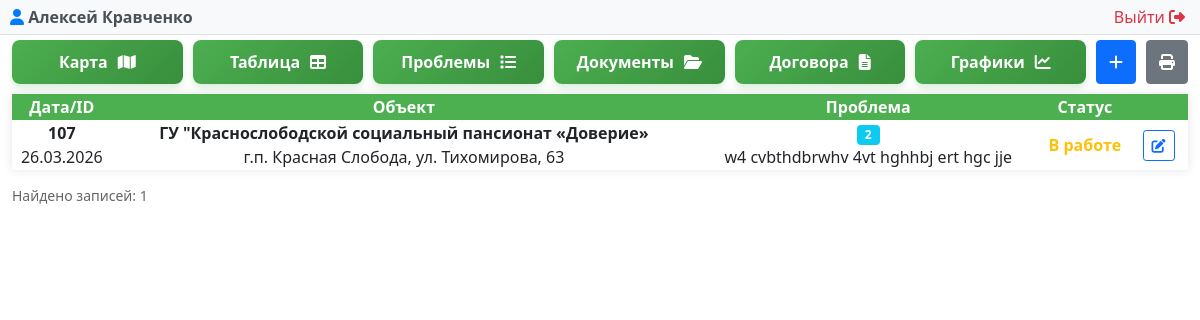
/avr.php (signed in), run on an earlier commit of the app's database.
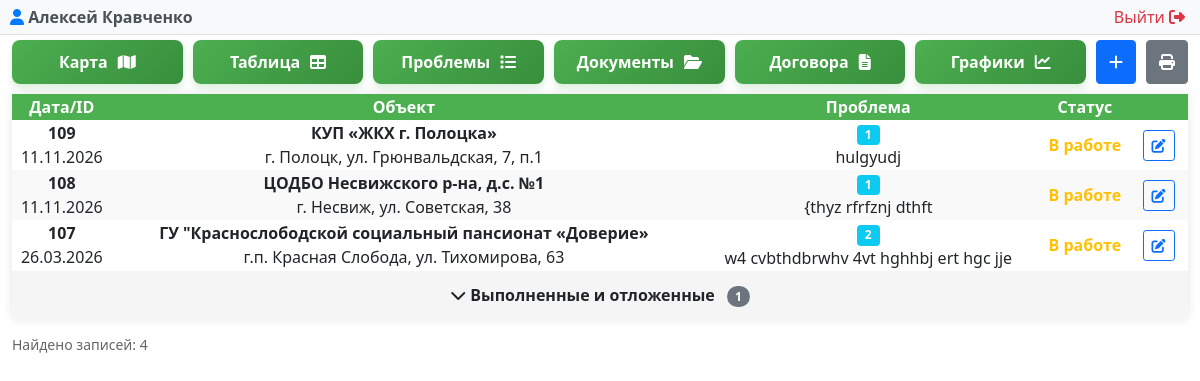
And on a later commit of the database.
### tables this page shows
CREATE TABLE "LIFTEH_avr" ("id" integer NOT NULL PRIMARY KEY AUTOINCREMENT, "insert_date" datetime NOT NULL, "problem" varchar(500) NOT NULL, "work_id" integer NULL, "object_id" bigint NOT NULL REFERENCES "LIFTEH_object" ("id") DEFERRABLE INITIALLY DEFERRED, "user_id" integer NOT NULL REFERENCES "auth_user" ("id") DEFERRABLE INITIALLY DEFERRED, "result" integer NULL);

### avr.php (called while the page is built, shortened)
<?php
require __DIR__ . '/modules/avr/avr.php';

### modules/auth/auth.php (called while the page is built, shortened)
<?php
function getCurrentUser() {
    try {
        $pdo = getDbConnection();
        $stmt = $pdo->prepare("SELECT id, username, email, first_name, last_name, is_superuser, is_staff, is_active, dogovor FROM auth_user WHERE id = ?");
        $stmt->execute([$_SESSION['user_id']]);
        return $stmt->fetch(PDO::FETCH_ASSOC);
    } catch (PDOException $e) {
        error_log("Ошибка получения пользователя: " . $e->getMessage());
        return null;
    }
}
?>

### modules/avr/avr.php (shortened to what this page needs)
<?php
require_once __DIR__ . '/../../modules/auth/auth.php';
$currentUser = getCurrentUser();
try {
    $db = getDbConnection();
    $sql = "SELECT a.*,
                   w.name as work_name,
                   w.quantity,
                   w.unit,
                   o.customer as object_customer,
                   o.address as object_address,
                   (SELECT COUNT(*) FROM LIFTEH_work WHERE avr_id = a.id) as works_count
            FROM LIFTEH_avr a
            LEFT JOIN LIFTEH_work w ON a.work_id = w.id
            LEFT JOIN LIFTEH_object o ON a.object_id = o.id
            ORDER BY a.id DESC";
    $stmt = $db->query($sql);
    $all_avr_records = $stmt->fetchAll(PDO::FETCH_ASSOC);
    $active_records = [];
    $archived_records = [];
    foreach ($all_avr_records as $record) {
        if (in_array($record['result'], ['Выполнено', 'Отложено', 'Отменено'])) {
            $archived_records[] = $record;
        } else {
            $active_records[] = $record;
        }
    }
    $total_records_count = count($all_avr_records);
} catch (PDOException $e) {
    die("Ошибка подключения к базе данных: " . $e->getMessage());
}
?>
<!DOCTYPE html>
<html lang="ru">
    <?php $pageTitle = 'Учет ремонтов'; include __DIR__ . '/../../includes/header.php'; ?>
<body>
<?php include __DIR__ . '/../../modules/admin/user_panel.php'; ?>
<div class="container-fluid">
    <div>
        <div class="controls">
            <div class="button-group">
                <a href="/map.php" class="map-button">
                    <span class="button-text">Карта</span>
                    <i class="fas fa-map"></i>
                </a>
                <a href="/index.php" class="map-button">
                    <span class="button-text">Таблица</span>
                    <i class="fas fa-table"></i>
                </a>
                <a href="/problem.php" class="map-button">
                    <span class="button-text">Проблемы</span>
                    <i class="fas fa-list"></i>
                </a>
                <a href="/document.php" class="map-button">
                    <span class="button-text">Документы</span>
                    <i class="fas fa-folder-open"></i>
                </a>
                <a href="/dogovor.php" class="map-button">
                    <span class="button-text">Договора</span>
                    <i class="fas fa-file-alt"></i>
                </a>
                <a href="/charts.php" class="map-button">
                    <span class="button-text">Графики</span>
                    <i class="fas fa-chart-line"></i>
                </a>
                <button type="button" class="btn btn-primary" onclick="openAddModal()" title="Добавить запись АВР" aria-label="Добавить запись АВР">
                    <i class="fas fa-plus" aria-hidden="true"></i>
                </button>
                <button type="button" class="btn btn-secondary" onclick="printTable()">
                    <i class="fas fa-print"></i>
                </button>
            </div>
            <table id="avrTable">
                <thead>
                    <tr>
                        <th>Дата/ID</th>
                        <th style="min-width: 300px;">Объект</th>
                        <th>Проблема</th>
                        <th>Статус</th>
                        <th></th>
                    </tr>
                </thead>
                <tbody>
                    <?php if (empty($active_records)): ?>
                        <tr>
                            <td colspan="5" class="text-center">Нет активных записей</td>
                        </tr>
                    <?php else: ?>
                        <?php foreach ($active_records as $record): ?>
                            <tr data-id="<?= htmlspecialchars((string) $record['id'], ENT_QUOTES, 'UTF-8') ?>">
                                <td><strong><?= htmlspecialchars($record['id']) ?></strong><br>
                                <?= date('d.m.Y', strtotime($record['insert_date'])) ?>
                                </td>
                                <td>
                                    <?php
                                        $object_display = '<strong>' . htmlspecialchars($record['object_customer']) . '</strong>';
                                        $object_display .= '<br>' . htmlspecialchars($record['object_address'] ?? 'адрес не указан') . '';
                                        echo $object_display;
                                    ?>
                                </td>
                                <td>
                                    <span class="badge bg-info"><?= htmlspecialchars($record['works_count'] ?? '-') ?></span>
                                    <br>
                                    <?= htmlspecialchars($record['problem']) ?>
                                </td>
                                <td>
                                    <span class="<?= $record['result'] === 'Выполнено' ? 'status-active' : ($record['result'] === 'В работе' ? 'status-warning' : 'status-inactive') ?>">
                                        <?= htmlspecialchars($record['result'] ?? 'Не указан') ?>
                                    </span>
                                </td>
                                <td class="actions-column">
                                    <button type="button"
                                            class="btn btn-sm btn-outline-primary edit-avr"
                                            data-id="<?= htmlspecialchars((string) $record['id'], ENT_QUOTES, 'UTF-8') ?>"
                                            aria-label="Редактировать запись №<?= htmlspecialchars((string) $record['id'], ENT_QUOTES, 'UTF-8') ?>"
                                            title="Редактировать">
                                        <i class="fas fa-edit" aria-hidden="true"></i>
                                    </button>
                                </td>
                            </tr>
                        <?php endforeach; ?>
                    <?php endif; ?>
                    <?php if (count($archived_records) > 0): ?>
                        <tr class="accordion-row" id="accordionRow" style="background-color: #f5f5f5; cursor: pointer;">
                            <td colspan="5" style="padding: 12px; text-align: center; font-weight: bold;" onclick="toggleArchivedAvr()">
                                <span id="accordionIcon">
                                    <i class="fas fa-chevron-down"></i>
                                </span>
                                Выполненные и отложенные
                                <span style="background-color: #6c757d; color: white; padding: 2px 8px; border-radius: 12px; font-size: 12px; margin-left: 8px;">
                                    <?= count($archived_records) ?>
                                </span>
                            </td>
                        </tr>
                    <?php endif; ?>
                </tbody>
            </table>
            <div class="count">Найдено записей: <?= $total_records_count; ?></div>
        </div>
    </div>
</div>
</body>
</html>

### includes/header.php (shortened to what this page needs)
<head>
    <link href="https://cdn.jsdelivr.net/npm/bootstrap@5.1.3/dist/css/bootstrap.min.css" rel="stylesheet">
    <link rel="stylesheet" href="https://cdnjs.cloudflare.com/ajax/libs/font-awesome/6.4.0/css/all.min.css">
    <?php
    $currentPage = parse_url($_SERVER['REQUEST_URI'], PHP_URL_PATH);
    $currentPage = rtrim($currentPage, '/');
    ?>
    <?php if ($currentPage == '/avr.php'): ?>
        <link rel="stylesheet" href="/assets/css/avr_styles.css">
        <link rel="stylesheet" href="/assets/css/modal-styles.css">
    <?php endif; ?>
</head>

### modules/admin/user_panel.php (shortened to what this page needs)
<div class="user-panel">
    <div class="user-info">
        <span class="user-name">
            <i class="fas fa-user"></i>
            <?php echo htmlspecialchars($currentUser['first_name'] ?? ''); ?>
            <?php echo htmlspecialchars($currentUser['last_name'] ?? ''); ?>
        </span>
        <a href="/modules/auth/logout.php" class="logout-btn">
          Выйти <i class="fas fa-sign-out-alt"></i>
        </a>
    </div>
</div>

### assets/css/avr_styles.css (style rules this page uses)
.button-group { flex-wrap: wrap; margin-top: 5px; display: flex; gap: 10px; }
.map-button, .refresh-button { flex: 1; padding: 10px 10px; border-radius: 8px; text-decoration: none; display: flex; align-items: center; justify-content: center; gap: 10px; font-weight: bold; font-size: 16px; transition: all 0.3s ease; text-align: center; }
.map-button { background: linear-gradient(135deg, #4CAF50 0%, #388E3C 100%); color: white; box-shadow: 0 4px 6px rgba(76, 175, 80, 0.2); }
table { width: 100%; border-collapse: collapse; margin-top: 10px; background-color: white; box-shadow: 0 0 10px rgba(0, 0, 0, 0.1); }
.user-info { display: flex; justify-content: space-between; margin: 0px 10px; }
.status-warning { color: #ffc107; font-weight: bold; }
thead { text-align-last: center; }
th { background-color: #4CAF50; color: white; font-weight: bold; position: sticky; top: 0; cursor: pointer; user-select: none; }
tr { text-align: center; }
tr:nth-child(even) { background-color: #f9f9f9; }
.count { margin: 15px 0; color: #666; font-size: 14px; }
.actions-column { text-align: center; text-wrap-mode: nowrap; width: 5%; }
.actions-column .btn { margin: 0 2px; }

### modules/admin/user_panel.php (style rules this page uses)
.user-panel { background-color: #f8f9fa; padding: 5px 10px; border-bottom: 1px solid #dee2e6; margin-bottom: 0px; }
.user-info { max-width: 1200px; margin: 0 auto; display: flex; justify-content: space-between; align-items: center; }
.user-name { font-weight: bold; color: #495057; }
.user-name i { color: #007bff; }
.logout-btn { color: #dc3545; text-decoration: none; border-radius: 4px; transition: background-color 0.3s; }
.logout-btn i { margin-right: 5px; }

What changed in the data, as far as the page shows it:
added lifteh_avr: id "109", insert_date "11.11.2026", object_customer "КУП «ЖКХ г. Полоцка»", object_address "г. Полоцк, ул. Грюнвальдская, 7, п.1", works_count "1", problem "hulgyudj", result "В работе"
added lifteh_avr: id "108", insert_date "11.11.2026", object_customer "ЦОДБО Несвижского р-на, д.с. №1", object_address "г. Несвиж, ул. Советская, 38", works_count "1", problem "{thyz rfrfznj dthft", result "В работе"
Also different on the page:
count($archived_records): (not shown) → "1"
$total_records_count: "1" → "4"
text now shown: "Выполненные и отложенные"
